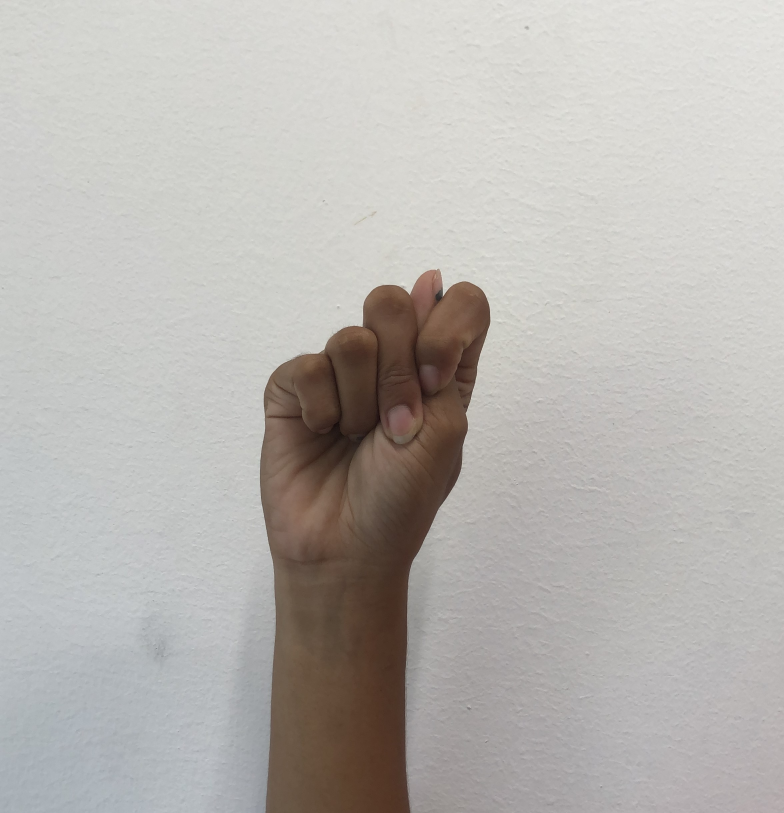
#> input picture Dataset/T/IMG_2460.JPG, 2352 x 2439 px, found by its file name (shown at 1/3 size); its folder holds only this picture in this run
$ jupyter execute Resizing.ipynb
#> lines starting #> are read from the running program, lines starting #| are printed output that depends on the picture
[cell 1]
import cv2        # Untuk pemrosesan gambar (Resizing, dll.)
import os         # Untuk interaksi dengan sistem file (path, folder)
import numpy as np  # Untuk operasi array (digunakan oleh OpenCV dan ML)
from matplotlib import pyplot as plt # Untuk menampilkan gambar dan grafik

[cell 2]
def resize_and_save_images(input_dir, output_dir, target_size=(400, 400)):
    """
    Mengubah ukuran semua gambar di input_dir ke target_size
    dan menyimpannya di output_dir.
    """
#> called with input_dir = 'DATASET/T', output_dir = 'Resizing_dataset/T_resizing', target_size = (400, 400)

    # Membuat folder output jika belum ada
    if not os.path.exists(output_dir):
        os.makedirs(output_dir)
        print(f"Folder output '{output_dir}' dibuat.")

    # Mendapatkan daftar semua file gambar
    image_files = [f for f in os.listdir(input_dir)
                   if f.lower().endswith(('.png', '.jpg', '.jpeg'))]

    print(f"Memulai resizing pada {len(image_files)} gambar...")

    # Loop melalui setiap file gambar
    for i, filename in enumerate(image_files):
        input_path = os.path.join(input_dir, filename)
        output_path = os.path.join(output_dir, filename)

        # Muat Gambar (Load Image)
        img = cv2.imread(input_path)
#> img is the input picture: shape (2439, 2352, 3); mean B, G, R 177.3, 181.1, 184.2

        if img is None:
            print(f"Peringatan: Gagal memuat gambar: {filename}")
            continue

        # Resizing Gambar
        resized_img = cv2.resize(img, target_size, interpolation=cv2.INTER_AREA)
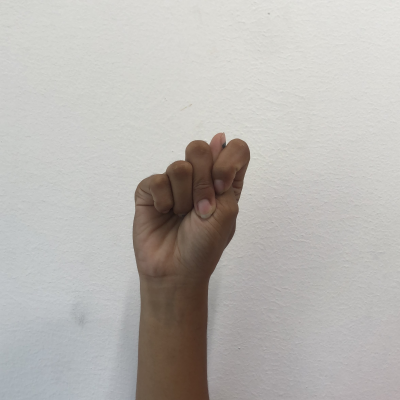
#> resized_img: shape (400, 400, 3); mean B, G, R 177.3, 181.1, 184.2

        # Simpan Gambar yang telah diubah ukurannya
        cv2.imwrite(output_path, resized_img)

        # Tampilkan kemajuan
        if (i + 1) % 100 == 0 or (i + 1) == len(image_files):
            print(f"Telah memproses {i + 1}/{len(image_files)} gambar.")

    print(f"\nSelesai! Gambar yang telah diubah ukurannya disimpan di: {output_dir}")
    print(f"Dimensi baru: {target_size[0]} x {target_size[1]} piksel.")

    # Tampilkan contoh gambar (Opsional)
    if len(image_files) > 0:
        plt.figure(figsize=(10, 5))

        # Gambar Asli
        original_img = cv2.imread(os.path.join(input_dir, image_files[0]))
        plt.subplot(1, 2, 1)
        plt.title(f"Original ({original_img.shape[1]}x{original_img.shape[0]})")
        plt.imshow(cv2.cvtColor(original_img, cv2.COLOR_BGR2RGB))

        # Gambar Setelah Resizing
        resized_img_display = cv2.imread(output_path)
        plt.subplot(1, 2, 2)
        plt.title(f"Resized ({resized_img_display.shape[1]}x{resized_img_display.shape[0]})")
        plt.imshow(cv2.cvtColor(resized_img_display, cv2.COLOR_BGR2RGB))
        plt.show()
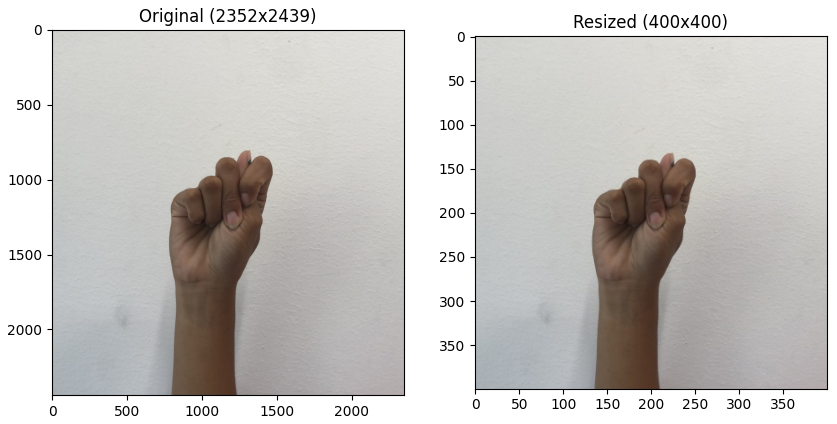
#> figure drawn by matplotlib, 2 panels

$ run again, on Dataset/T/IMG_2493.JPG
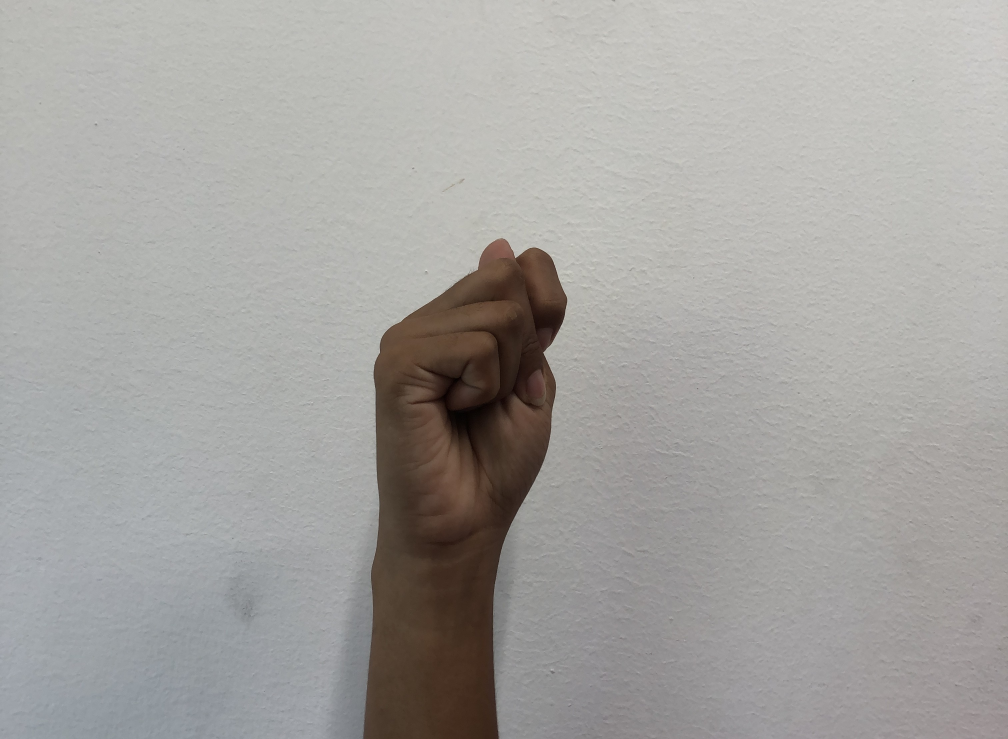
#> input picture Dataset/T/IMG_2493.JPG, 3024 x 2217 px, found by its file name (shown at 1/3 size)
#> in resize_and_save_images, img is the input picture: shape (2217, 3024, 3); mean B, G, R 160.1, 163, 164.7
#> in resize_and_save_images, `resized_img = cv2.resize(img, target_size, interpolation=cv2.INTER_AREA)`:
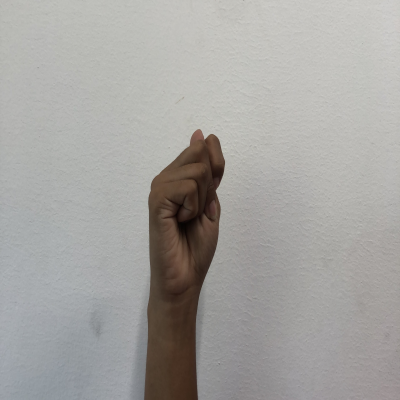
#> resized_img: shape (400, 400, 3); mean B, G, R 160.1, 163, 164.7
#> in resize_and_save_images, `plt.show()`:
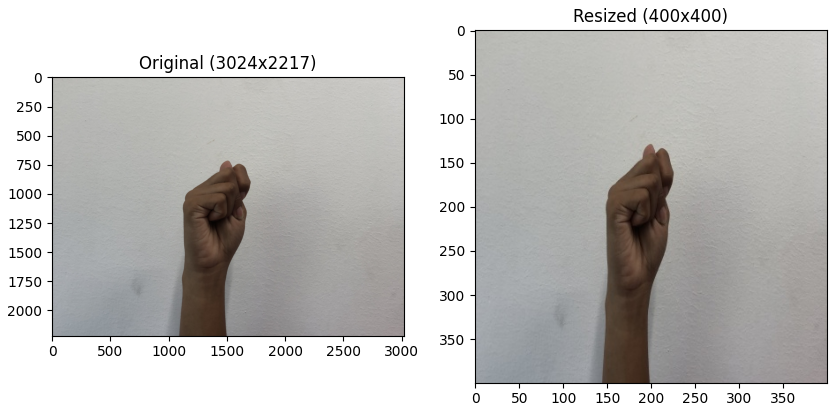
#> figure drawn by matplotlib, 2 panels
